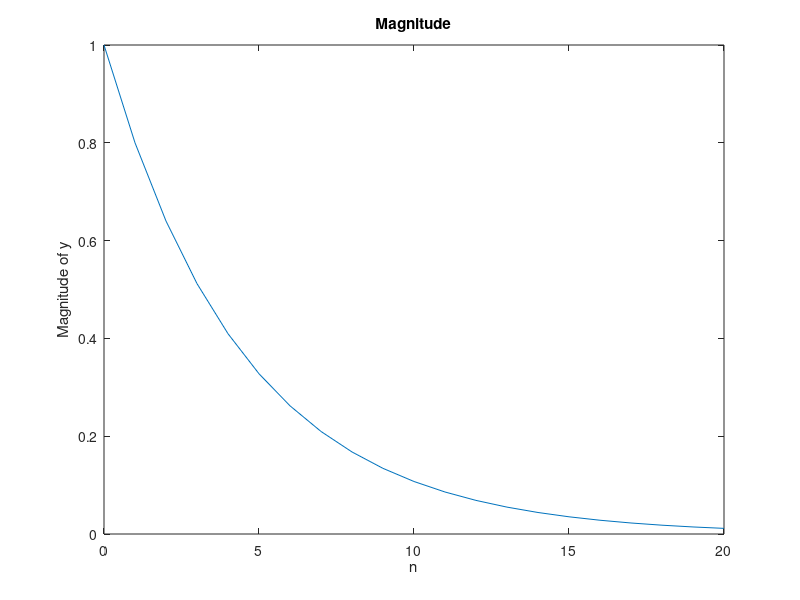
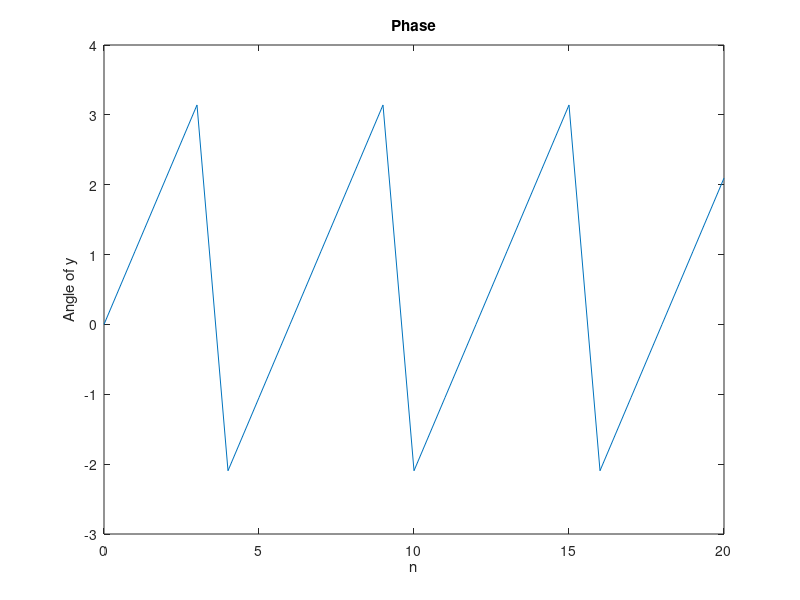

These figures' MATLAB source, in order:
r=0.8;
n=0:20;
y=r.^n.*exp(j*pi.*n/3);
plot(n,abs(y))
title('Magnitude')
xlabel('n');
ylabel('Magnitude of y');
figure()
plot(n,angle(y))
title('Phase')
xlabel('n')
ylabel('Angle of y')
